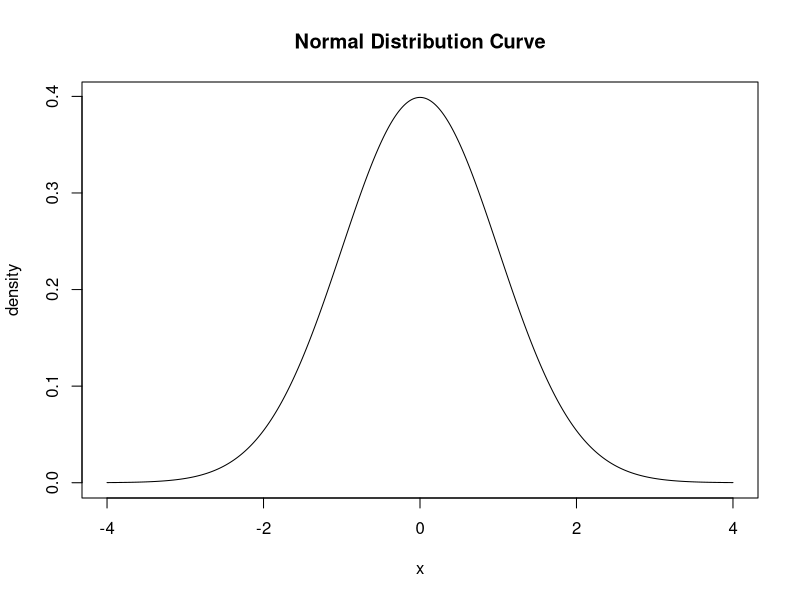
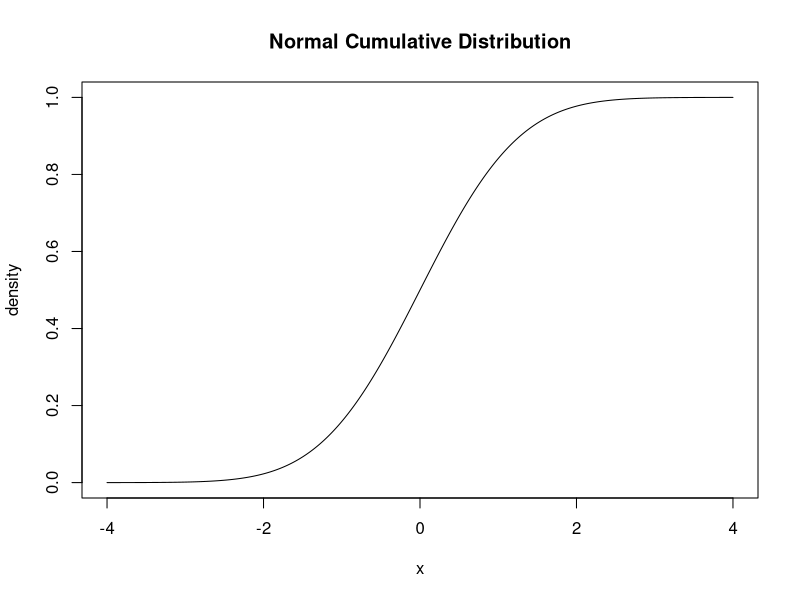

These figures' R source, in order:
## ---- chunk 1
x <- seq(-4, 4, .01)
#calculate normal CDF probabilities
density <- dnorm(x)
 #plot normal PDF
plot(x, density, type="l", main = "Normal Distribution Curve")
## ---- chunk 2
x <- seq(-4, 4, .01)
#calculate normal CDF probabilities
density <- pnorm(x)
 #plot normal PDF
plot(x, density, type="l", main = "Normal Cumulative Distribution")
